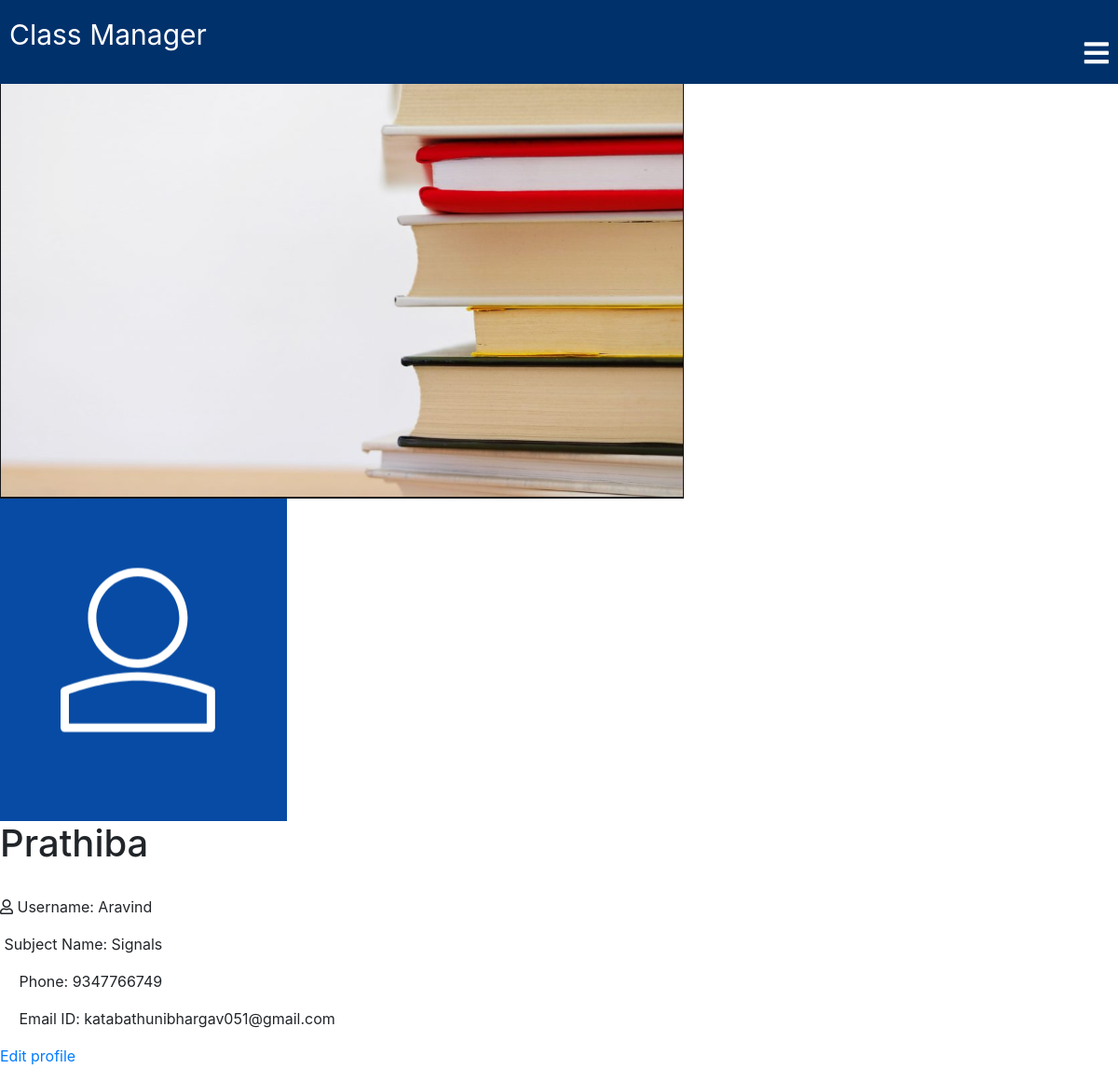
/classroom/teacher/3/ (signed in), run on the app's committed database.
### classroom/models.py (models this page shows, shortened)
class Teacher(models.Model):
    user = models.OneToOneField(User,on_delete=models.CASCADE,primary_key=True,related_name='Teacher',max_length=250)
    name = models.CharField(max_length=250)
    subject_name = models.CharField(max_length=250)
    email = models.EmailField(max_length=254)
    phone = models.IntegerField()
    teacher_profile_pic = models.ImageField(upload_to="classroom/teacher_profile_pic",blank=True)
    class_students = models.ManyToManyField(Student,through="StudentsInClass")

class User(AbstractUser):
    is_student = models.BooleanField(default=False)
    is_teacher = models.BooleanField(default=False)

### classroom/views.py (the view)
# urls.py: path('teacher/<int:pk>/',views.TeacherDetailView.as_view(),name="teacher_detail"),
class TeacherDetailView(LoginRequiredMixin,DetailView):
    context_object_name = "teacher"
    model = models.Teacher
    template_name = 'classroom/teacher_detail_page.html'

### template/classroom/teacher_detail_page.html (shortened to what this page needs)
{% extends 'classroom/base.html' %}
{% load static %}
{% block content %}
<div class="profile">
  <img src="{% static 'images/profile-background-3.PNG' %}" alt="">
  <div class="profile-box">
    {% if teacher.teacher_profile_pic %}
    <img src="{{ teacher.teacher_profile_pic.url }}" alt="">
    {% else %}
    <img src="{% static 'images/login-avatar.PNG' %}" alt="">
    {% endif %}
    <div class="profile-details">
      <h1>{{ teacher.name }}</h1>
      <br>
      <p><i class="far fa-user"></i> Username: {{ teacher.user.username }}</p>
      <p> Subject Name: {{ teacher.subject_name }}</p>
      <p><i class="far fa-phone"></i> Phone: {{ teacher.phone }}</p>
      <p><i class="far fa-envelope-open-text"></i> Email ID: {{ teacher.email }}</p>
      <a href="{% url 'classroom:teacher_update' pk=user.pk %}"><p class="edit-button">Edit profile</p></a>
    </div>
  </div>
</div>
{% endblock %}

### data on the page
Teacher: name "Prathiba", user.username "Aravind", subject_name "Signals", phone "9347766749", email "katabathunibhargav051@gmail.com"
